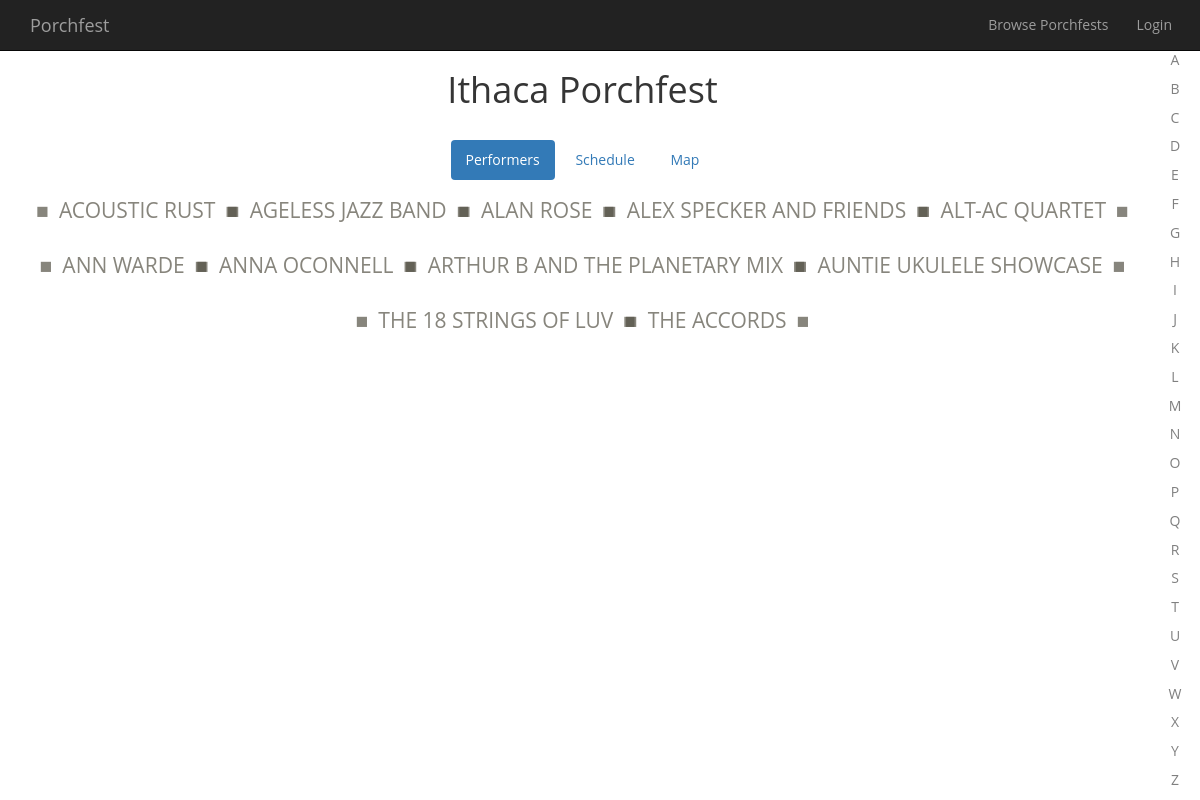
The page /singleporchfest.php on the database its author committed.
### tables this page shows
CREATE TABLE IF NOT EXISTS `bands` (
`BandID` int(11) NOT NULL,
  `Name` varchar(255) NOT NULL,
  `Description` varchar(255) NOT NULL,
  `Comment` varchar(255) NOT NULL
);

### html/singleporchfest.php (the view, shortened to what this page needs)
<!DOCTYPE html>
<html lang="en">
<head>
  <?php require_once "../php/modules/stdHead.php" ?>
</head>
<body>
  <?php
    $conn = $mysqli = new mysqli(DB_HOST, DB_USER, DB_PASSWORD, DB_NAME);
    $alph = range('a', 'z');
    echo '<ul id="scrollto">';
    foreach ($alph as $letter) {
      echo '<li><a href="#' . $letter . '">' . strtoupper($letter) . '</a></li>';
    }
    echo '</ul>';
  ?>
  <?php require_once "../php/modules/navigation.php"; ?>
  <div class="container" id = "singleporchfestcontainer">
    <div class="row">
      <h1 style="text-align:center;"> Ithaca Porchfest </h1>
    </div>
    <div class="row">
      <ul class="nav nav-pills">
        <li class="active"><a href="#name" data-toggle="tab"> Performers </a></li>
        <li><a href="#date" data-toggle="tab"> Schedule </a></li>
        <li><a href="#map" data-toggle="tab"> Map </a></li>
      </ul>
    </div>
    <div class="row">
      <div class="tab-content">
        <div class="tab-pane fade in active" id="name">
          <?php
            $sql = "SELECT BandID, Name, Description FROM bands ORDER BY Name;";
            $result = $conn->query($sql);
            $lastletter = '';
            while($band = $result->fetch_assoc()) {
              if ($lastletter != substr($band['Name'], 0, 1)) {
                if ($lastletter != '') {
                  echo '</div>';
                }
                echo '<div id = "' . strtolower(substr($band['Name'], 0, 1)) . '">';
                $lastletter = substr($band['Name'], 0, 1);
              }
              echo '<span class="band" data-toggle="modal" data-target="#bandModal' . $band['BandID'] . '">' . $band['Name'] . '</span>';
            }
            echo '</div>';
          ?>
        </div>
      </div>
    </div>
  </div>
</body>
</html>

### html/css/style.css (style rules this page uses)
#scrollto { list-style-type: none; position: fixed; right: 0; padding-right: 10px; top: 5; height:100%; }
#scrollto li { min-height: 20px; display: block; padding-top: 0; display: block; text-decoration: none; text-align: center; width: 30px; height: 3.6%; }
#scrollto a { color: gray; }
#singleporchfestcontainer { padding-right: 50px; }
span.band { color: #555246; opacity: .7; text-transform: uppercase; font-size: 1.5em; margin: 0 -5.5px 5px; padding: 10px 0; display: inline-block; transition: all ease .3s; }
span.band::before { content: "\25a0"; padding-right: 10px; }
span.band::after { content: "\25a0"; padding-left: 10px; }
.tab-content #name { text-align: center; }
.nav-tabs > li, .nav-pills > li { float: none; display: inline-block; *display: inline; zoom: 1; }
.nav-tabs, .nav-pills { padding-top: 20px; text-align: center; }
.tab-content { padding: 5px; }
body { font-family: 'Open Sans', sans-serif; color: #353535; padding-top: 50px; }

### rows shown on the page
bands: Name "ACOUSTIC RUST"
bands: Name "AGELESS JAZZ BAND"
bands: Name "ALAN ROSE"
bands: Name "ALEX SPECKER AND FRIENDS"
bands: Name "ALT-AC QUARTET"
bands: Name "ANN WARDE"
bands: Name "ANNA OCONNELL"
bands: Name "ARTHUR B AND THE PLANETARY MIX"
bands: Name "AUNTIE UKULELE SHOWCASE"
bands: Name "THE 18 STRINGS OF LUV"
bands: Name "THE ACCORDS"

### other values the page prints
$letter "A"
$letter "B"
$letter "C"
$letter "D"
$letter "E"
$letter "F"
$letter "G"
$letter "H"
$letter "I"
$letter "J"
$letter "K"
$letter "L"
$letter "M"
$letter "N"
$letter "O"
